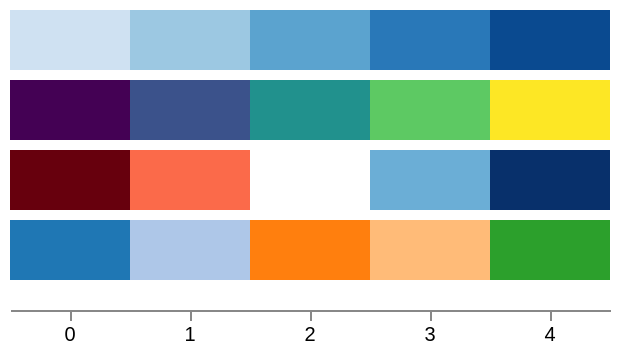

Write a Vega-Lite specification for this figure.
### Vega specification from a JSON file in a GitHub repository (floating-point values rounded to 4 significant figures)
{"$schema": "https://vega.github.io/schema/vega/v5.json", "width": 300, "height": 150, "padding": 5, "signals": [{"name": "palette", "value": "Viridis", "bind": {"input": "select", "options": ["Viridis", "Magma"]}}], "data": [{"name": "cells", "values": [{"x": 0, "v": 0}, {"x": 1, "v": 25}, {"x": 2, "v": 50}, {"x": 3, "v": 75}, {"x": 4, "v": 100}]}], "scales": [{"name": "x", "type": "band", "domain": {"data": "cells", "field": "x"}, "range": "width"}, {"name": "byName", "type": "linear", "range": {"scheme": "Blues"}, "domain": {"data": "cells", "field": "v"}}, {"name": "bySignal", "type": "linear", "range": {"scheme": {"signal": "palette"}}, "domain": {"data": "cells", "field": "v"}}, {"name": "byStops", "type": "linear", "range": {"scheme": ["#67000d", "#fb6a4a", "#ffffff", "#6baed6", "#08306b"]}, "domain": {"data": "cells", "field": "v"}}, {"name": "counted", "type": "ordinal", "range": {"scheme": "Category20", "count": 3}, "domain": {"data": "cells", "field": "x"}}], "axes": [{"orient": "bottom", "scale": "x"}], "marks": [{"type": "rect", "from": {"data": "cells"}, "encode": {"enter": {"x": {"scale": "x", "field": "x"}, "width": {"scale": "x", "band": 1}, "y": {"value": 0}, "height": {"value": 30}, "fill": {"scale": "byName", "field": "v"}}}}, {"type": "rect", "from": {"data": "cells"}, "encode": {"enter": {"x": {"scale": "x", "field": "x"}, "width": {"scale": "x", "band": 1}, "y": {"value": 35}, "height": {"value": 30}, "fill": {"scale": "bySignal", "field": "v"}}}}, {"type": "rect", "from": {"data": "cells"}, "encode": {"enter": {"x": {"scale": "x", "field": "x"}, "width": {"scale": "x", "band": 1}, "y": {"value": 70}, "height": {"value": 30}, "fill": {"scale": "byStops", "field": "v"}}}}, {"type": "rect", "from": {"data": "cells"}, "encode": {"enter": {"x": {"scale": "x", "field": "x"}, "width": {"scale": "x", "band": 1}, "y": {"value": 105}, "height": {"value": 30}, "fill": {"scale": "counted", "field": "x"}}}}]}
